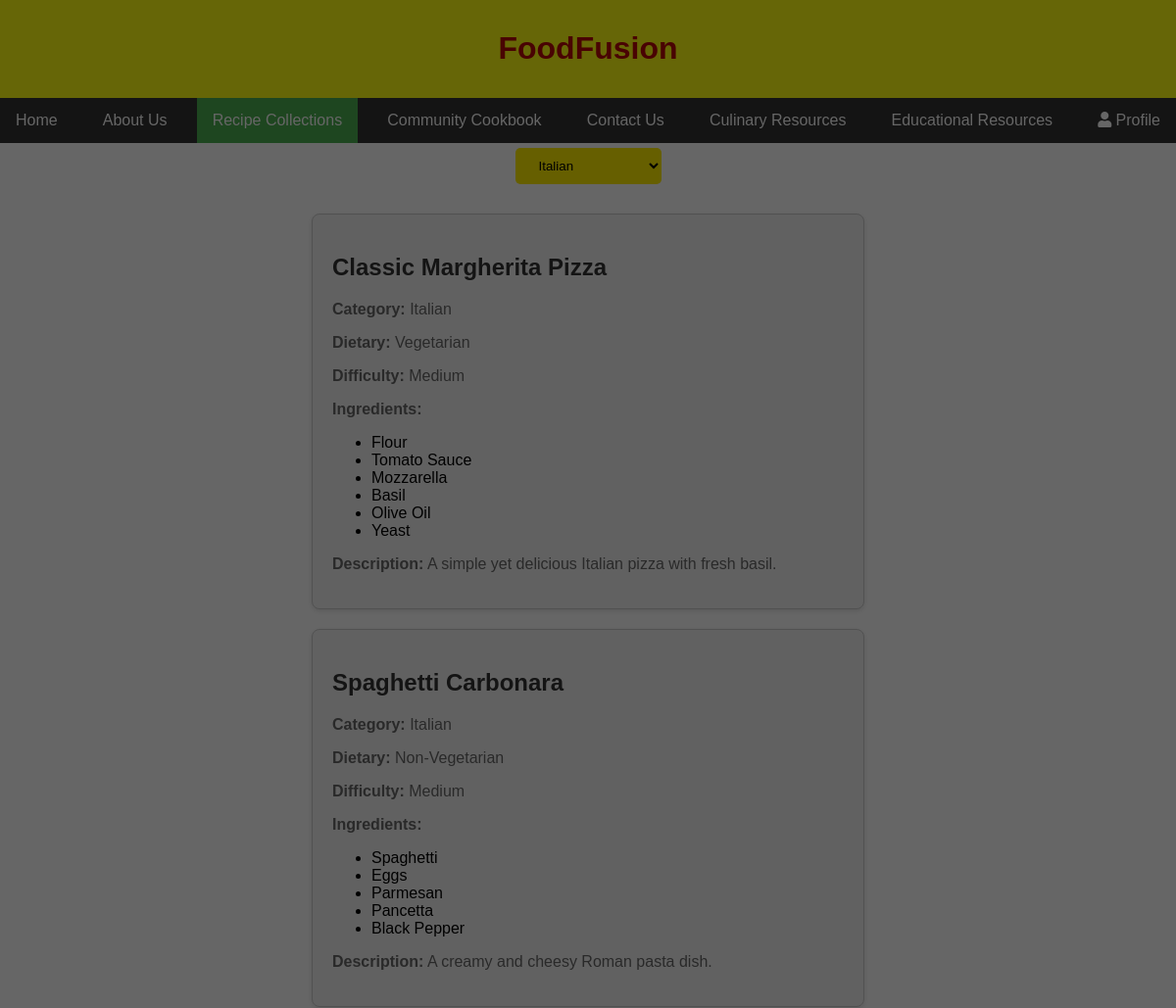
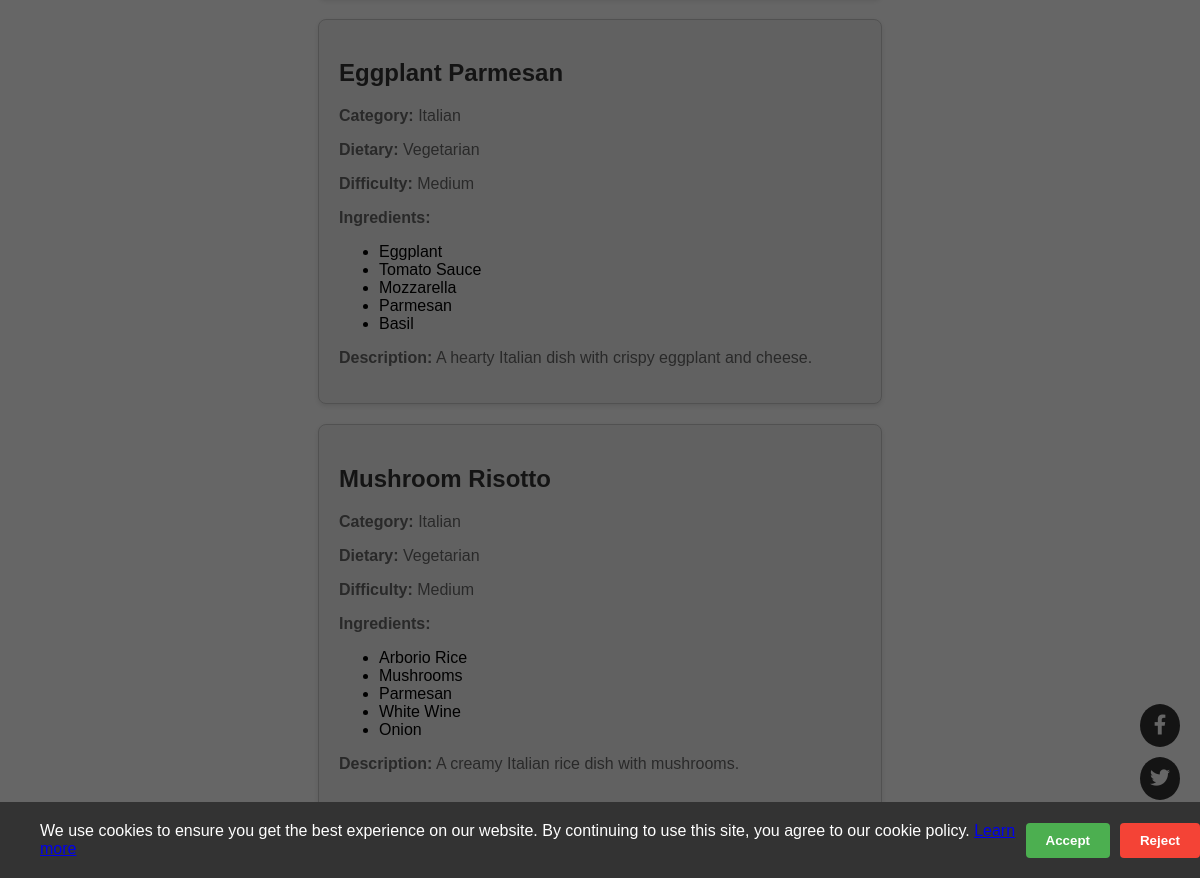
Screenshot of /recipecollection.php?category=Italian (signed in) with the database file from the repository (2 pictures, top to bottom).
### tables this page shows
CREATE TABLE `recipes` (
  `recipe_id` int(11) NOT NULL,
  `title` varchar(255) NOT NULL,
  `description` text DEFAULT NULL,
  `categories` varchar(100) DEFAULT NULL,
  `dietary_preferences` varchar(100) DEFAULT NULL,
  `difficulty_level` enum('Easy','Medium','Hard') DEFAULT 'Easy',
  `ingredients` text NOT NULL,
  `created_by` int(11) DEFAULT NULL,
  `created_at` timestamp NOT NULL DEFAULT current_timestamp()
);

### recipecollection.php (the view, shortened to what this page needs)
<?php
$loggedIn = isset($_SESSION['logged_in']) && $_SESSION['logged_in'] === true;
require_once 'db_connect.php';
$selectedCategory = isset($_GET['category']) ? $_GET['category'] : '';
$categoryQuery = "SELECT DISTINCT categories FROM recipes WHERE categories IS NOT NULL";
$categoryResult = $conn->query($categoryQuery);
if ($selectedCategory) {
    $stmt = $conn->prepare("SELECT title, description, categories, dietary_preferences, difficulty_level, ingredients FROM recipes WHERE categories = ?");
    $stmt->bind_param("s", $selectedCategory);
} else {
    $stmt = $conn->prepare("SELECT title, description, categories, dietary_preferences, difficulty_level, ingredients FROM recipes");
}
$stmt->execute();
$result = $stmt->get_result();
$recipes = $result->fetch_all(MYSQLI_ASSOC);
?>
<!DOCTYPE html>
<html lang="en">
<head>
    <link rel="stylesheet" href="css/hello.css">
    <link rel="stylesheet" href="css/login.css">
    <link rel="stylesheet" href="https://cdnjs.cloudflare.com/ajax/libs/font-awesome/5.15.4/css/all.min.css">
    <link rel="stylesheet" href="css/recipecollection.css">
</head>
<body>
    <div class="container">
        <div class="headerIcon">
            <h1>FoodFusion</h1>
        </div>
        <div class="mainContent">
            <nav class="navbar">
                <ul class="nav-links" id="nav-links">
                    <li><a href="homepage.php">Home</a></li>
                    <li><a href="aboutus.php">About Us</a></li>
                    <li><a class="active" href="recipecollection.php">Recipe Collections</a></li>
                    <li><a href="communityCookbook.php">Community Cookbook</a></li>
                    <li><a href="contactUs.php">Contact Us</a></li>
                    <li><a href="culinaryResources.php">Culinary Resources</a></li>
                    <li><a href="eduResources.php">Educational Resources</a></li>
                    <li style="float:right"><a href="#" <?php echo !$loggedIn ? 'id="profile-btn"' : 'id="profile-link"'; ?>><i class="fas fa-user"></i> Profile</a></li>
                </ul>
            </nav>
            <div class="container" style="align-items: center; padding-top:5px">
                <div class="dropdown">
                    <select id="category-select" class="dropdown-btn">
                        <?php while ($row = $categoryResult->fetch_assoc()): ?>
                            <option value="<?php echo htmlspecialchars($row['categories']); ?>"
                                <?php echo ($selectedCategory == $row['categories']) ? 'selected' : ''; ?>>
                                <?php echo htmlspecialchars($row['categories']); ?>
                            </option>
                        <?php endwhile; ?>
                    </select>
                </div>
            </div>
            <div class="recipeContainer" id="recipe-container">
                <?php if (count($recipes) > 0): ?>
                    <?php foreach ($recipes as $row): ?>
                        <div class="recipe">
                            <h2><?php echo htmlspecialchars($row['title']); ?></h2>
                            <p><strong>Category:</strong> <?php echo htmlspecialchars($row['categories']); ?></p>
                            <p><strong>Dietary:</strong> <?php echo htmlspecialchars($row['dietary_preferences']); ?></p>
                            <p><strong>Difficulty:</strong> <?php echo htmlspecialchars($row['difficulty_level']); ?></p>
                            <p><strong>Ingredients:</strong></p>
                            <?php
                                $ingredientsList = explode(',', $row['ingredients']);
                                if (count($ingredientsList) > 0):
                            ?>
                            <ul class="ingredients-list">
                                <?php foreach ($ingredientsList as $ingredient): ?>
                                    <li><?php echo htmlspecialchars(trim($ingredient)); ?></li>
                                <?php endforeach; ?>
                            </ul>
                            <?php endif; ?>
                            <p><strong>Description:</strong> <?php echo htmlspecialchars($row['description']); ?></p>
                        </div>
                    <?php endforeach; ?>
                <?php else: ?>
                    <p>No recipes found.</p>
                <?php endif; ?>
            </div>
        </div>
        <div class="footerIcon">
        </div>
    </div>
    <div class="social-media-links">
        <a href="https://www.facebook.com" target="_blank"><i class="fab fa-facebook-f"></i></a>
        <a href="https://www.twitter.com" target="_blank"><i class="fab fa-twitter"></i></a>
        <a href="https://www.instagram.com" target="_blank"><i class="fab fa-instagram"></i></a>
    </div>
    <div class="cookie-popup" id="cookie-popup">
        <div class="cookie-popup-content">
            <p>We use cookies to ensure you get the best experience on our website. By continuing to use this site, you agree to our cookie policy. <a href="#">Learn more</a></p>
            <div class="cookie-buttons">
                <button class="accept-btn" id="accept-btn">Accept</button>
                <button class="reject-btn" id="reject-btn">Reject</button>
            </div>
        </div>
    </div>
</body>
</html>

### css/hello.css (style rules this page uses)
body, html { height: 100%; margin: 0; }
body { font-family: Arial, sans-serif; }
.container { display: flex; flex-direction: column; min-height: 100%; }
.headerIcon { background-color: #FFFF11; text-align: center; color: #B60707; padding: 10px; position: relative; }
.footerIcon { background-color: grey; text-align: center; padding: 10px; }
.mainContent { flex-grow: 1; }
.navbar { background-color: #333; overflow: hidden; }
.nav-links { list-style-type: none; margin: 0; padding: 0; display: flex; justify-content: space-between; }
.nav-links li { float: left; }
.nav-links li a { display: block; color: white; text-align: center; padding: 14px 16px; text-decoration: none; }
.nav-links .active { background-color: #4CAF50; }
.recipe { background-color: #f4f4f4; border: 1px solid #ccc; border-radius: 8px; box-shadow: 0 2px 4px rgba(0, 0, 0, 0.1); margin: 10px; padding: 20px; width: 45%; }
.recipe h2 { color: #333; }
.recipe p { color: #666; }
.recipeContainer { display: flex; flex-wrap: wrap; justify-content: space-around; padding: 20px; }
.social-media-links { position: fixed; right: 20px; bottom: 20px; display: flex; flex-direction: column; }
.social-media-links a { color: white; background-color: #333; border-radius: 50%; padding: 10px; margin: 5px 0; text-align: center; text-decoration: none; font-size: 20px; transition: background-color 0.3s; }
body.cookie-pending { overflow: hidden; }
body.cookie-pending::before { content: ""; position: fixed; top: 0; left: 0; width: 100%; height: 100%; background-color: rgba(0, 0, 0, 0.6); z-index: 999; }
.cookie-popup { display: none; position: fixed; bottom: 0; left: 0; width: 100%; background-color: #333; color: white; text-align: center; padding: 20px; z-index: 1000; }
.cookie-popup-content { display: flex; justify-content: space-between; align-items: center; max-width: 1200px; margin: 0 auto; padding: 0 20px; }
.cookie-popup-content p { margin: 0; text-align: left; flex-grow: 1; }
.cookie-buttons { display: flex; gap: 10px; }
.accept-btn, .reject-btn { padding: 10px 20px; border: none; cursor: pointer; border-radius: 4px; font-weight: bold; }
.accept-btn { background-color: #4CAF50; color: white; }
.reject-btn { background-color: #f44336; color: white; }

### css/recipecollection.css (style rules this page uses)
.dropdown { position: relative; display: inline-block; }
.dropdown-btn { padding: 10px 20px; background-color: #ffee00; color: rgb(0, 0, 0); border: none; border-radius: 5px; cursor: pointer; }

### rows the page displays
recipes: title "Classic Margherita Pizza", categories "Italian", dietary_preferences "Vegetarian", difficulty_level "Medium", ingredients "Flour", ingredients "Tomato Sauce", ingredients "Mozzarella", ingredients "Basil", ingredients "Olive Oil", ingredients "Yeast", description "A simple yet delicious Italian pizza with fresh basil."
recipes: title "Spaghetti Carbonara", categories "Italian", dietary_preferences "Non-Vegetarian", difficulty_level "Medium", ingredients "Spaghetti", ingredients "Eggs", ingredients "Parmesan", ingredients "Pancetta", ingredients "Black Pepper", description "A creamy and cheesy Roman pasta dish."
recipes: title "Eggplant Parmesan", categories "Italian", dietary_preferences "Vegetarian", difficulty_level "Medium", ingredients "Eggplant", ingredients "Tomato Sauce", ingredients "Mozzarella", ingredients "Parmesan", ingredients "Basil", description "A hearty Italian dish with crispy eggplant and cheese."
recipes: title "Mushroom Risotto", categories "Italian", dietary_preferences "Vegetarian", difficulty_level "Medium", ingredients "Arborio Rice", ingredients "Mushrooms", ingredients "Parmesan", ingredients "White Wine", ingredients "Onion", description "A creamy Italian rice dish with mushrooms."

### other values shown
form field value "Italian"
